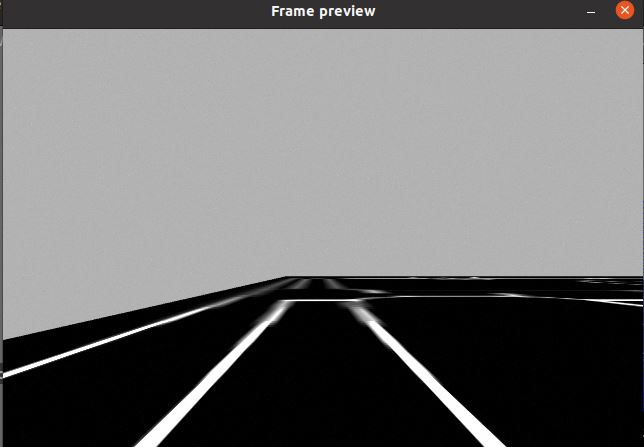
#> input picture bosch/line_detection_test/test1.JPG, 644 x 447 px
$ python -i augment.py   (imports and definitions only)
#> lines starting #> are read from the running program, lines starting #| are printed output that depends on the picture
#> further down, picture is the input picture: shape (447, 644, 3); mean B, G, R 113.3, 113.3, 113.5
import pandas as pd
import numpy as np
import matplotlib.pyplot as plt
from sklearn.model_selection import train_test_split
import pickle
from numpy import newaxis
import sklearn
import math
import cv2

def augment(img, horizontal_flip=True, vertical_flip = False, gaussian_blur=False, gaussian_noise=False, rotate_angle=0, perspective_transform_ratio = 1.0):
#> called with horizontal_flip = True, vertical_flip = False, gaussian_blur = False, gaussian_noise = False, rotate_angle = 0, perspective_transform_ratio = 1
    rows, cols, _ = img.shape
#> rows = 447; cols = 644
    if horizontal_flip:
      img = cv2.flip(img,1)
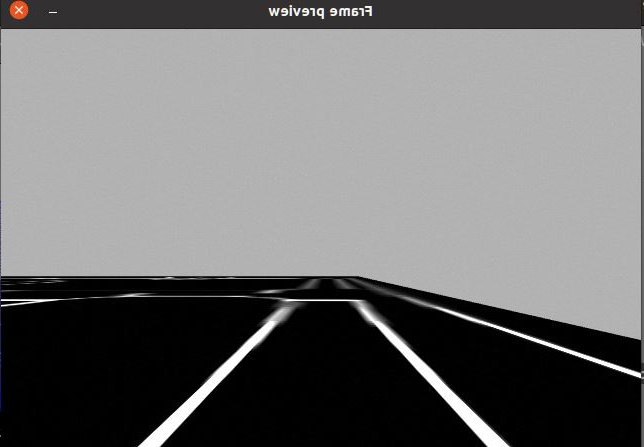
#> img: shape (447, 644, 3); mean of channels 0, 1, 2 113.3, 113.3, 113.5; drawn as B, G, R
    if vertical_flip:
      img = cv2.flip(img,0)
    if gaussian_blur:
      img = cv2.GaussianBlur(img,(5,5),0) # 5x5 kernel, sigmaX=0
    if gaussian_noise:
      sigma = 0.357 ** 0.5 # variance = 0.357
      gaussian = np.random.normal(0,sigma,(rows, cols)) # mean = 0
      img = np.zeros(img.shape, np.float32)
      img[:, :, 0] = img[:, :, 0] + gaussian
      img[:, :, 1] = img[:, :, 1] + gaussian
      img[:, :, 2] = img[:, :, 2] + gaussian
      cv2.normalize(img, img, 0, 255, cv2.NORM_MINMAX, dtype=-1)
      img = img.astype(np.uint8)
    #rotate
    M = cv2.getRotationMatrix2D((cols/2,rows/2), rotate_angle, 1)
#> M = [[1, 0, 0], [0, 1, 0]]
    img = cv2.warpAffine(img, M, (cols,rows))
    #perspective transform
    if perspective_transform_ratio == 1.0:
      return img
    input_pts=np.float32([[0, 0], [img.shape[0], 0], [0, img.shape[1]], [img.shape[0], img.shape[1]]])
    width = int(round(img.shape[0]*perspective_transform_ratio))
    output_pts=np.float32([[0, 0], [width, 0], [0, img.shape[1]], [width, img.shape[1]]])
    M = cv2.getPerspectiveTransform(input_pts, output_pts)
    img = cv2.warpPerspective(img, M, (img.shape[0], img.shape[1]))
    img = img[:, 0:width]
    return img

def unpickle(file):
    import pickle
    with open(file, 'rb') as fo:
        dict = pickle.load(fo, encoding='bytes')
    return dict

data_batches = []
# [3 lines not run here, left out]
# [1 line that did not run here, left out]
# [1 line that did not run here, left out]
# [1 line not run here, left out]
# [1 line that did not run here, left out]
# [1 line not run here, left out]

# [1 line that did not run here, left out]
# [1 line not run here, left out]
# [1 line that did not run here, left out]
# [1 line not run here, left out]

# augment data
train_data_augmented = []
# [4 lines not run here, left out]
train_data_augmented = np.array(train_data_augmented)
#concatenate original data with augmented data to create a larger dataset!!! :D
# [1 line that did not run here, left out]
# [1 line that did not run here, left out]
# [3 lines not run here, left out]
# [1 line that did not run here, left out]
#plot
fig, axes = plt.subplots(ncols=4, nrows=6, constrained_layout=True, figsize=(32, 32))

# [14 lines not run here, left out]

>>> import cv2
>>> picture = cv2.imread('../../bosch/line_detection_test/test1.JPG')
>>> result = augment(picture)

$ run again, on bosch/line_detection_test/test2.JPG
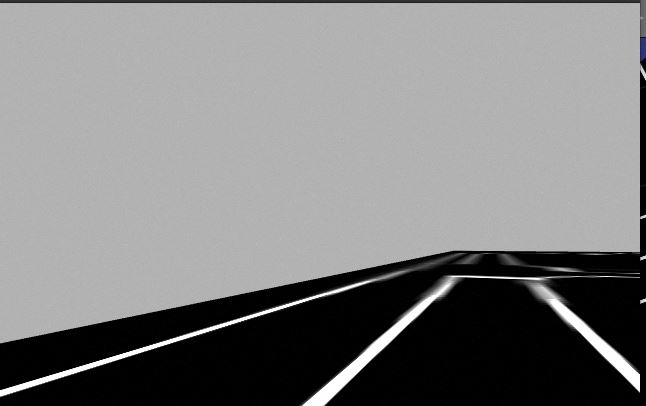
#> input picture bosch/line_detection_test/test2.JPG, 646 x 406 px
#> picture is the input picture: shape (406, 646, 3); mean B, G, R 128.7, 128.7, 128.7
#> in augment, `img = cv2.flip(img,1)`:
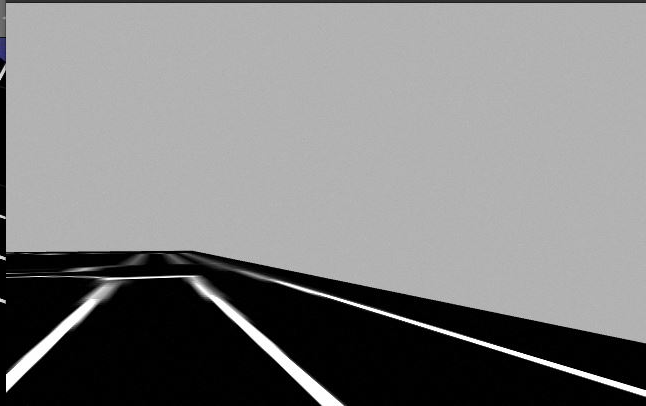
#> img: shape (406, 646, 3); mean of channels 0, 1, 2 128.7, 128.7, 128.7; drawn as B, G, R

$ run again, on bosch/line_detection_test/test3.JPG
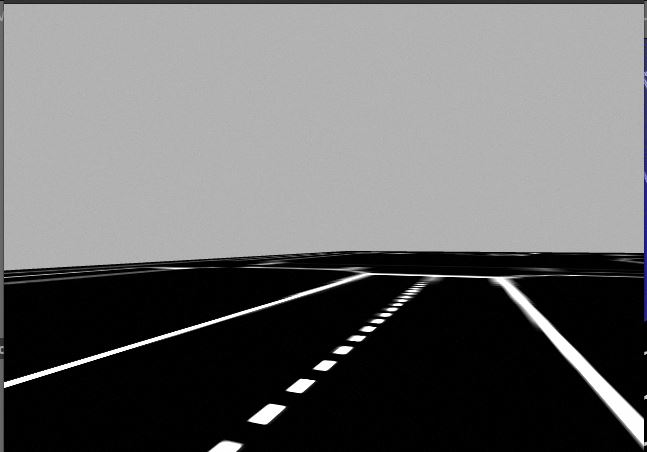
#> input picture bosch/line_detection_test/test3.JPG, 647 x 452 px
#> picture is the input picture: shape (452, 647, 3); mean B, G, R 106.4, 106.2, 106.2
#> in augment, `img = cv2.flip(img,1)`:
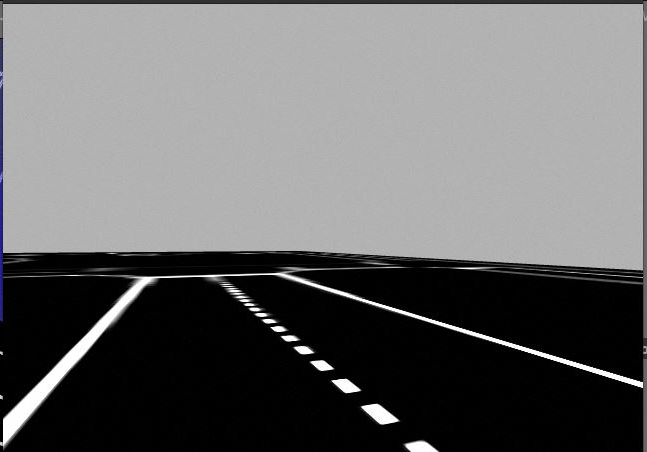
#> img: shape (452, 647, 3); mean of channels 0, 1, 2 106.4, 106.2, 106.2; drawn as B, G, R

$ run again, on bosch/line_detection_test/test4.JPG
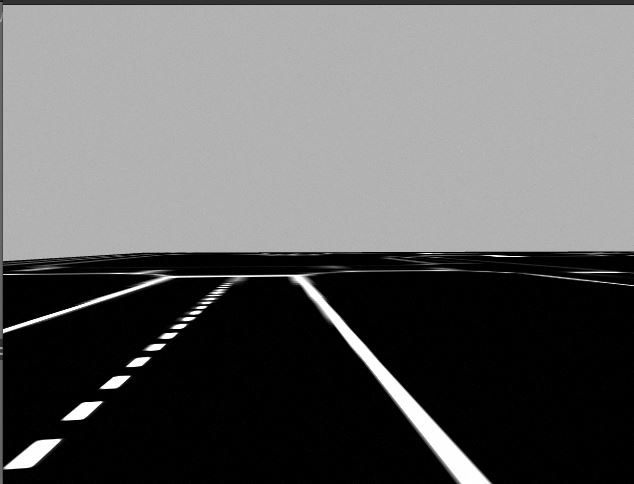
#> input picture bosch/line_detection_test/test4.JPG, 634 x 484 px
#> picture is the input picture: shape (484, 634, 3); min 0, max 255, mean 98.8
#> in augment, `img = cv2.flip(img,1)`:
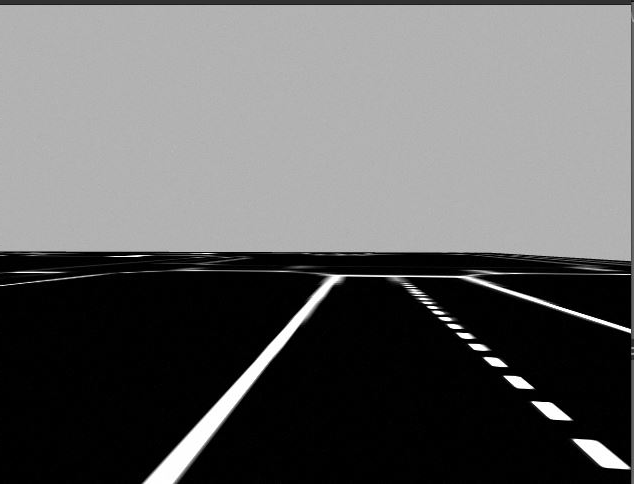
#> img: shape (484, 634, 3); min 0, max 255, mean 98.8
